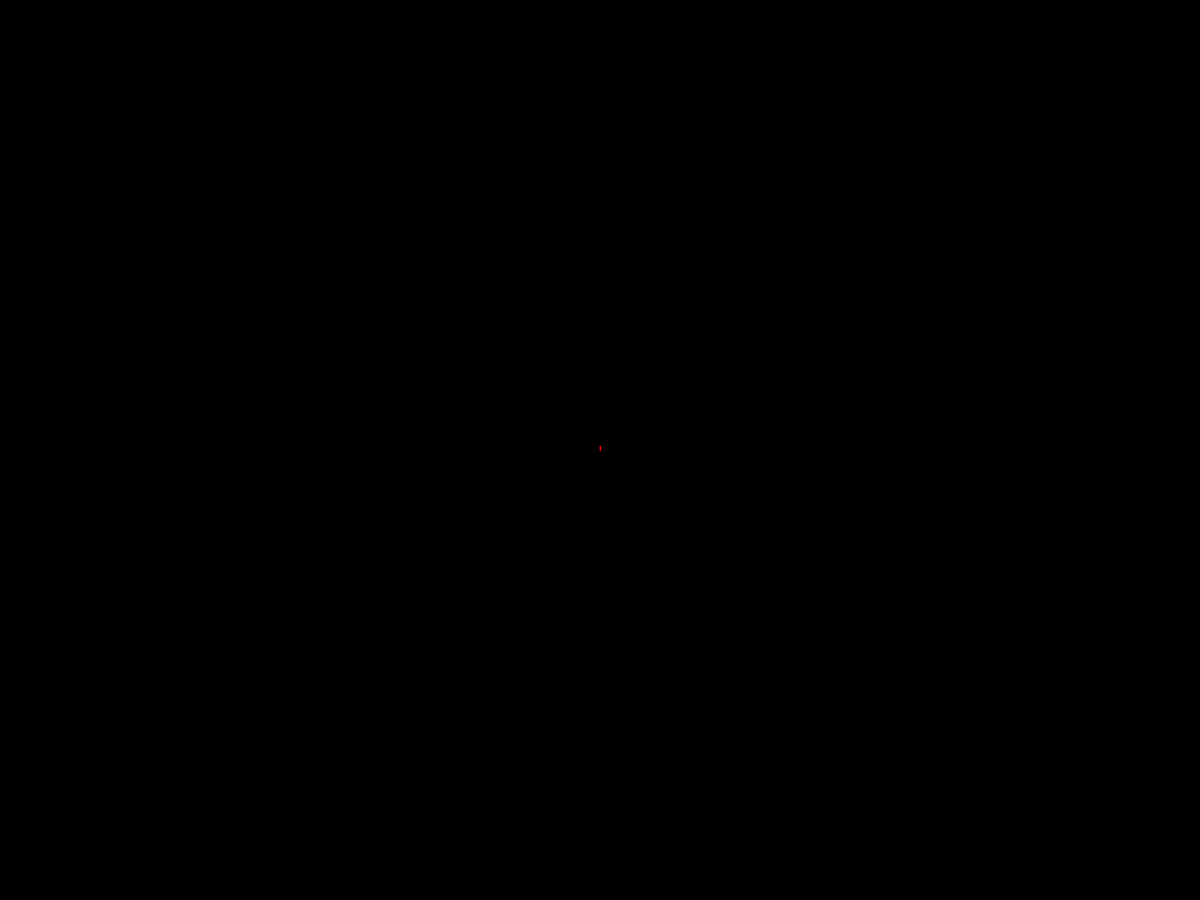
Frame 1 (no input)
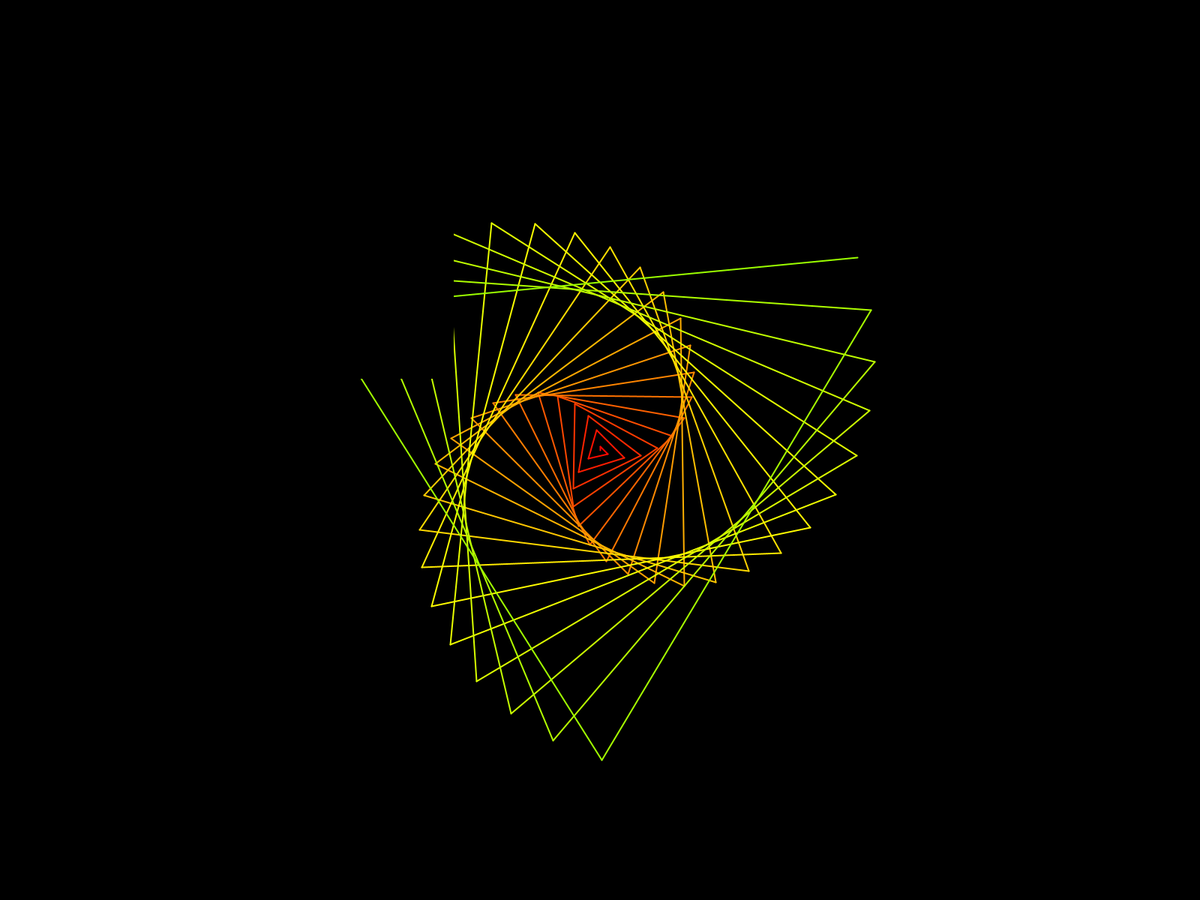
Frame 60 (the mouse pressed at the canvas centre just before this capture)
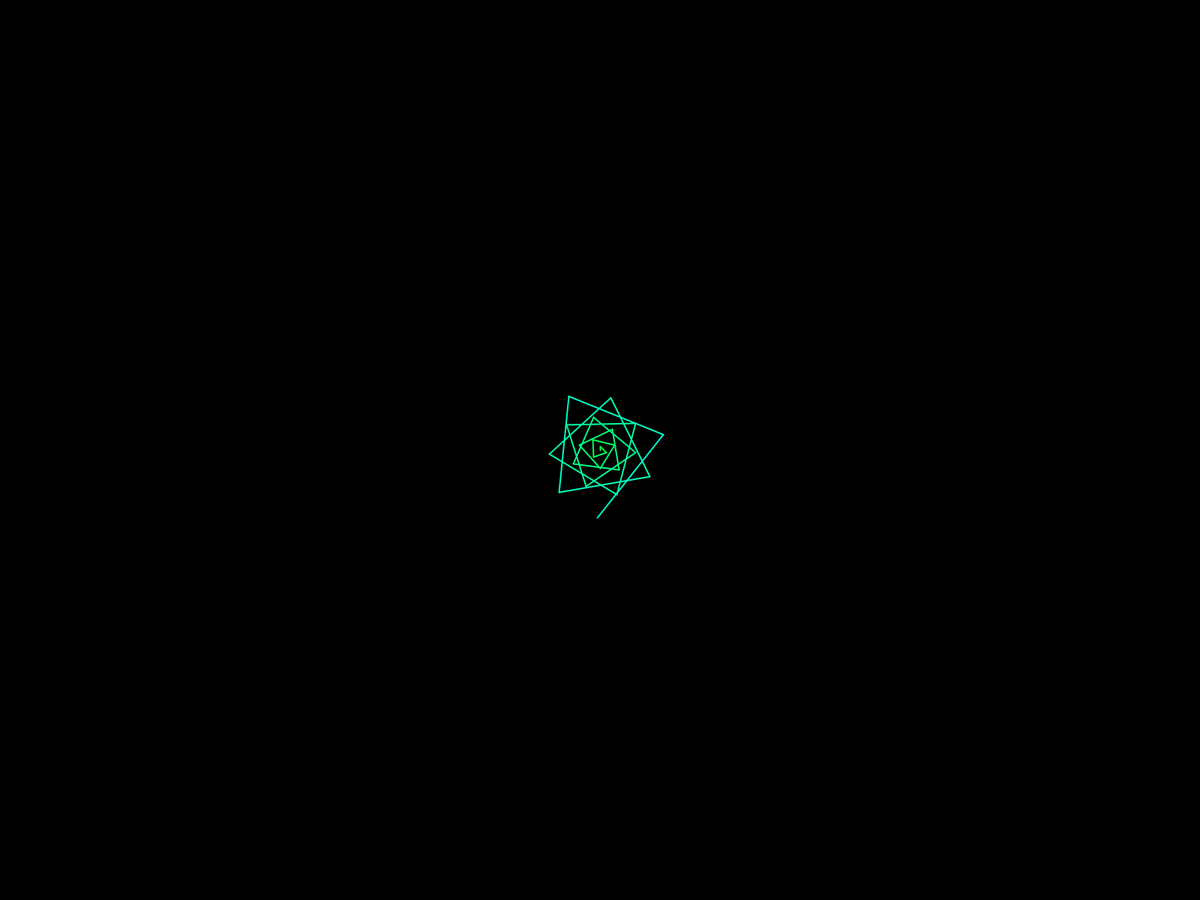
Frame 120 (the mouse held since frame 60 and released just before this capture)

The Processing sketch that drew these frames (run headless with seeded random() and noise(); from frame 60 on, the mouse is pressed at the canvas centre):

// Processing sketch: spiral
// ── spiral.pde
void setup()
{
   fullScreen();
   background(0);
   colorMode(HSB);
   noCursor();
   reset();
}

float cx, cy, x, y, r, px, py, theta;
float c = 0;

float rInc, thetaInc;
float dir = 1;
void reset()
{
   background(0);
   cx = width / 2;
   cy = height / 2;
   px = cx;
   py = cy;
   r = 5;
   rInc = random(2, 10);
   thetaInc = random(1, 5);
   dir = ((int) random(0, 2)) == 0 ? 1 : -1;
}

void draw()
{
  strokeWeight(2);
  x = cx + sin(theta) * r;
  y = cy + (cos(theta) * dir) * r;
  stroke((c ) % 255, 255, 255);
  
  line(px, py, x, y);
  r += rInc;
  theta += thetaInc;
  c += 1f;
  px = x;
  py = y;
  
  if (r >= 700)
  {
    delay(3000);
    reset();
  }
  
  if (keyPressed && key == ' ')
  {
    reset();
  }
  
  //noFill();
  //circle(x, y, 5);
 
  fill(0);
  noStroke();
  rect(5, 5, 600, 500);
  fill(255);
  textSize(50);
  //text("ti: " + thetaInc, 10, 90);
  //text("ri: " + rInc, 10, 130);
}
